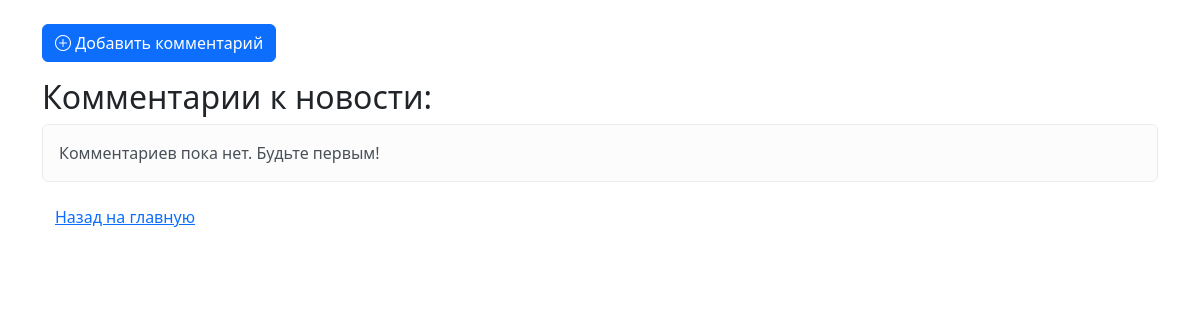
The app's page /comments/10, older data.
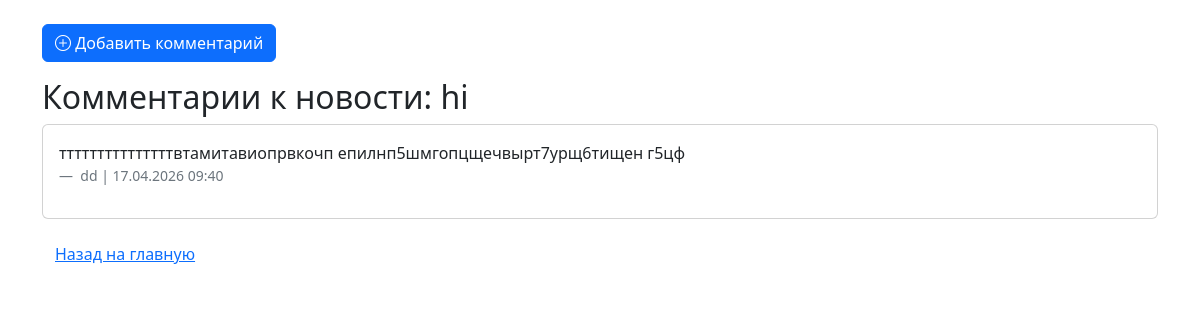
The same page, newer data.
### data/news.py (models this page shows)
class News(SqlAlchemyBase):
    __tablename__ = 'news'
    id = sqlalchemy.Column(sqlalchemy.Integer, primary_key=True, autoincrement=True)
    title = sqlalchemy.Column(sqlalchemy.String, nullable=True)
    content = sqlalchemy.Column(sqlalchemy.String, nullable=True)
    created_date = sqlalchemy.Column(sqlalchemy.DateTime, default=datetime.datetime.now)
    is_private = sqlalchemy.Column(sqlalchemy.Boolean, default=True)
    file = sqlalchemy.Column(sqlalchemy.String, nullable=True)
    user_id = sqlalchemy.Column(sqlalchemy.Integer, sqlalchemy.ForeignKey("users.id"))
    user = orm.relationship('User')
    categories = orm.relationship("Category", secondary="association", backref="news")
    likes = orm.relationship('User', secondary=news_likes, backref='liked_news')
    dislikes = orm.relationship('User', secondary=news_dislikes, backref='disliked_news')

### data/comments.py (models this page shows)
class Comment(SqlAlchemyBase):
    __tablename__ = 'comments'
    id = sqlalchemy.Column(sqlalchemy.Integer, primary_key=True, autoincrement=True)
    content = sqlalchemy.Column(sqlalchemy.String, nullable=True)
    created_date = sqlalchemy.Column(sqlalchemy.DateTime, default=datetime.datetime.now)
    news_id = sqlalchemy.Column(sqlalchemy.Integer, sqlalchemy.ForeignKey("news.id"))
    user_id = sqlalchemy.Column(sqlalchemy.Integer, sqlalchemy.ForeignKey("users.id"))
    user = orm.relationship('User')
    news = orm.relationship('News')

### data/users.py (models this page shows, shortened)
class User(SqlAlchemyBase, UserMixin):
    __tablename__ = 'users'
    id = sqlalchemy.Column(sqlalchemy.Integer, primary_key=True, autoincrement=True)
    name = sqlalchemy.Column(sqlalchemy.String, nullable=True)
    about = sqlalchemy.Column(sqlalchemy.String, nullable=True)
    email = sqlalchemy.Column(sqlalchemy.String, index=True, unique=True, nullable=True)
    hashed_password = sqlalchemy.Column(sqlalchemy.String, nullable=True)
    created_date = sqlalchemy.Column(sqlalchemy.DateTime, default=datetime.datetime.now)
    news = orm.relationship("News", back_populates='user')

### main.py (the view)
@app.route('/comments/<int:id>')
def show_comments(id):
    db_sess = db_session.create_session()
    news = db_sess.query(News).filter(News.id == id).first()
    comments = db_sess.query(Comment).filter(Comment.news_id == id).all()
    return render_template('comments.html', title='Комментарии', news=news, comments=comments)

### data/db_session.py (called while the page is built)
def create_session() -> Session:
    global __factory
    return __factory()

### templates/comments.html (shortened to what this page needs)
<!doctype html>
<html lang="ru">
<head>
    <link href="https://cdn.jsdelivr.net/npm/bootstrap@5.3.2/dist/css/bootstrap.min.css" rel="stylesheet">
    <link rel="stylesheet" href="https://cdn.jsdelivr.net/npm/bootstrap-icons@1.11.3/font/bootstrap-icons.min.css">
</head>
<body>
    <div class="container mt-4">
        <a href="/addcomm/{{ news.id }}" class="btn btn-primary mb-3">
            <i class="bi bi-plus-circle"></i> Добавить комментарий
        </a>
        <h2>Комментарии к новости: {{ news.title }}</h2>
        {% for comment in comments %}
       <div class="card mb-3">
    <div class="card-body">
        <p>{{ comment.content }}</p>
        <footer class="blockquote-footer">
            {{ comment.user.name }} | {{ comment.created_date.strftime('%d.%m.%Y %H:%M') }}
        </footer>
    </div>
</div>
        {% else %}
            <div class="alert alert-light">Комментариев пока нет. Будьте первым!</div>
        {% endfor %}
        <a href="/" class="btn btn-link">Назад на главную</a>
    </div>
</body>
</html>

Row changes from the older to the newer data that the page shows:
added News: title "hi"
added Comment: content "тттттттттттттттвтамитавиопрвкочп епилнп5шмгопцщечвырт7урщ6тищен г5цф", user.name "dd", created_date "17.04.2026 09:40"
Text that changed along with them:
text no longer shown: "Комментариев пока нет. Будьте первым!"
